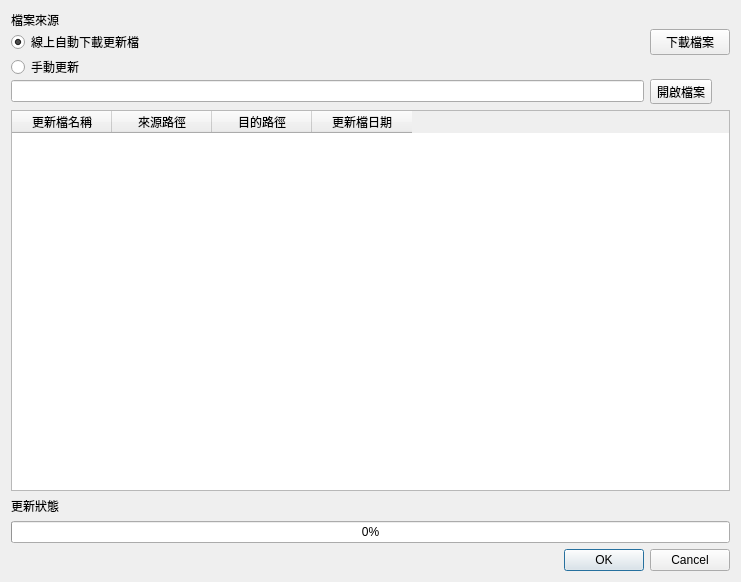
<?xml version="1.0" encoding="UTF-8"?>
<ui version="4.0">
 <class>Dialog_update</class>
 <widget class="QDialog" name="Dialog_update">
  <property name="windowModality">
   <enum>Qt::NonModal</enum>
  </property>
  <property name="geometry">
   <rect>
    <x>0</x>
    <y>0</y>
    <width>741</width>
    <height>582</height>
   </rect>
  </property>
  <property name="sizePolicy">
   <sizepolicy hsizetype="Preferred" vsizetype="Preferred">
    <horstretch>0</horstretch>
    <verstretch>0</verstretch>
   </sizepolicy>
  </property>
  <property name="windowTitle">
   <string>使用者資料設定</string>
  </property>
  <property name="modal">
   <bool>false</bool>
  </property>
  <layout class="QVBoxLayout" name="verticalLayout">
   <item>
    <layout class="QGridLayout" name="gridLayout">
     <property name="verticalSpacing">
      <number>0</number>
     </property>
     <item row="4" column="0">
      <widget class="QRadioButton" name="radioButton_manual_update">
       <property name="text">
        <string>手動更新</string>
       </property>
      </widget>
     </item>
     <item row="6" column="1">
      <widget class="QToolButton" name="toolButton_open_file">
       <property name="text">
        <string>開啟檔案</string>
       </property>
       <property name="icon">
        <iconset>
         <normaloff>../icons/document-open.svg</normaloff>../icons/document-open.svg</iconset>
       </property>
       <property name="toolButtonStyle">
        <enum>Qt::ToolButtonIconOnly</enum>
       </property>
      </widget>
     </item>
     <item row="6" column="0">
      <widget class="QLineEdit" name="lineEdit_file_name"/>
     </item>
     <item row="0" column="0">
      <widget class="QLabel" name="label">
       <property name="text">
        <string>檔案來源</string>
       </property>
      </widget>
     </item>
     <item row="2" column="0">
      <layout class="QHBoxLayout" name="horizontalLayout">
       <item>
        <widget class="QRadioButton" name="radioButton_auto_update">
         <property name="text">
          <string>線上自動下載更新檔</string>
         </property>
         <property name="checked">
          <bool>true</bool>
         </property>
        </widget>
       </item>
      </layout>
     </item>
     <item row="2" column="1">
      <widget class="QPushButton" name="pushButton_download">
       <property name="text">
        <string>下載檔案</string>
       </property>
      </widget>
     </item>
    </layout>
   </item>
   <item>
    <widget class="QTableWidget" name="tableWidget_file_list">
     <property name="editTriggers">
      <set>QAbstractItemView::NoEditTriggers</set>
     </property>
     <property name="selectionMode">
      <enum>QAbstractItemView::SingleSelection</enum>
     </property>
     <property name="selectionBehavior">
      <enum>QAbstractItemView::SelectRows</enum>
     </property>
     <column>
      <property name="text">
       <string>更新檔名稱</string>
      </property>
     </column>
     <column>
      <property name="text">
       <string>來源路徑</string>
      </property>
     </column>
     <column>
      <property name="text">
       <string>目的路徑</string>
      </property>
     </column>
     <column>
      <property name="text">
       <string>更新檔日期</string>
      </property>
     </column>
    </widget>
   </item>
   <item>
    <widget class="QLabel" name="label_status">
     <property name="text">
      <string>更新狀態</string>
     </property>
    </widget>
   </item>
   <item>
    <widget class="QProgressBar" name="progressBar">
     <property name="value">
      <number>0</number>
     </property>
    </widget>
   </item>
   <item>
    <widget class="QDialogButtonBox" name="buttonBox">
     <property name="orientation">
      <enum>Qt::Horizontal</enum>
     </property>
     <property name="standardButtons">
      <set>QDialogButtonBox::Cancel|QDialogButtonBox::Ok</set>
     </property>
     <property name="centerButtons">
      <bool>false</bool>
     </property>
    </widget>
   </item>
  </layout>
 </widget>
 <resources/>
 <connections>
  <connection>
   <sender>buttonBox</sender>
   <signal>accepted()</signal>
   <receiver>Dialog_update</receiver>
   <slot>accept()</slot>
   <hints>
    <hint type="sourcelabel">
     <x>248</x>
     <y>254</y>
    </hint>
    <hint type="destinationlabel">
     <x>157</x>
     <y>274</y>
    </hint>
   </hints>
  </connection>
  <connection>
   <sender>buttonBox</sender>
   <signal>rejected()</signal>
   <receiver>Dialog_update</receiver>
   <slot>reject()</slot>
   <hints>
    <hint type="sourcelabel">
     <x>316</x>
     <y>260</y>
    </hint>
    <hint type="destinationlabel">
     <x>286</x>
     <y>274</y>
    </hint>
   </hints>
  </connection>
 </connections>
</ui>
